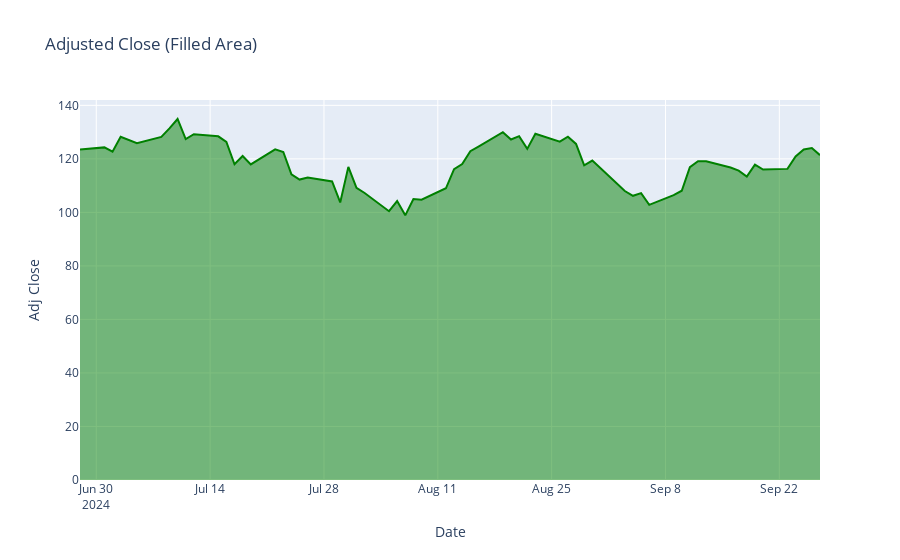

The notebook cell this image was saved under:
### Code cell
# Create and display an interactive filled area plot of NVDA's Adjusted Close Prices
area_filled = px.area(stock_data, x=stock_data.index, y='Adj Close', 
              title='Adjusted Close (Filled Area)', 
              color_discrete_sequence=['green'])
area_filled.show()
